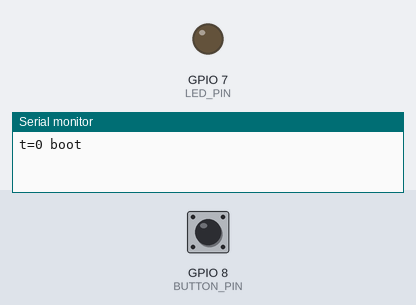
A sketch run on a simulated ESP32-S3. Parts: output pins drawn as LEDs (lit = HIGH), the last lines printed to the serial monitor. The test bench sets the inputs (shaded band); at power-on: GPIO 8 (BUTTON_PIN) HIGH.

Above: at 1.2 s.
1.3 s: GPIO 8 (BUTTON_PIN) pulled LOW for 0.15 s
At 2.1 s:
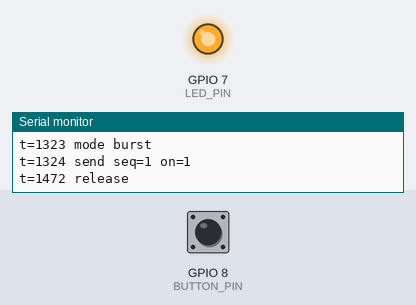
8.3 s: GPIO 8 (BUTTON_PIN) pulsed LOW 5 times (0.12 s each, 0.3 s apart)
At 10.4 s:
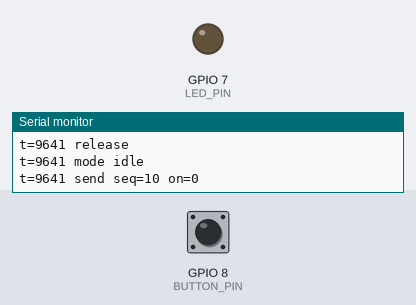
Timing chart, 0 to 11.9 s (numbered marks = the images above; inputs shaded):
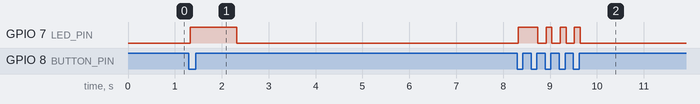

Measured:
- after the input at 1.3 s, GPIO 7 (LED_PIN): LOW → HIGH at once, → LOW 1.0 s later
- after the input at 8.3 s, GPIO 7 (LED_PIN): LOW → HIGH at once, then repeats every 0.30 s: LOW 0.18 s, HIGH 0.12 s, until it stays LOW from 9.6 s

The sketch:

trigger_esp32.ino
```cpp
// ESP32-S3 button that tells the vibrators what to do. Press GPIO8 (to GND) for a 1 s burst. Double tap
// and keep the button pressed for a continuous vibrate, until it is released. The LED on GPIO7 is on while
// the vibrators should run. The messages are the ones the vibrator sketches read, see ../vibrator/vibrator.ino.
//
// USB serial (115200) takes one command per line and logs every event with its time in ms since boot:
//   mac?            the MAC, for deploy.py
//   press <ms>      a press of the button, for tests (1-5000 ms)
//   mute <0|1>      1: send nothing, as if the button were dead
//   status          the mode and the sequence number
// The log never blocks: if the host does not read it, lines are dropped.

#include <WiFi.h>
#include <esp_now.h>
#include <esp_wifi.h>

const uint8_t BUTTON_PIN = 8;         // pressed = LOW
const uint8_t LED_PIN = 7;
const uint8_t WIFI_CHANNEL = 1;       // the vibrators listen on this channel
const uint32_t MAGIC = 0x48414C4C;    // "HALL"
const uint8_t BROADCAST[6] = {0xFF, 0xFF, 0xFF, 0xFF, 0xFF, 0xFF};
const uint32_t BURST_MS = 1000;       // one press
const uint32_t DOUBLE_TAP_MS = 350;   // a press this soon after a release is a double tap
const uint32_t DEBOUNCE_MS = 20;
const uint32_t HEARTBEAT_MS = 100;    // "on" is repeated while the vibrators should run

// Keep identical in the receivers.
struct VibeCommand {
  uint32_t magic;
  uint8_t vibrate;                    // 1: on, 0: off
  uint8_t reserved;
  uint16_t seq;                       // counts the changes of state, so the logs can be matched
};

enum Mode { IDLE, BURST, HOLD };
Mode mode = IDLE;
bool pressed = false;                 // debounced
bool rawPressed = false;
uint32_t rawChanged = 0;
bool released = false;                // true once the button has been released after boot
uint32_t lastRelease = 0;
uint32_t burstEnd = 0;
uint32_t lastSend = 0;
uint32_t virtualUntil = 0;            // end of a press from the "press" command
bool muted = false;
uint16_t seq = 0;
bool sentOn = false;                  // what the last change sent
String line;

// Logs one line, prefixed with the time. Dropped, never waited for, if the host is not reading.
void say(const String &text) {
  String out = "t=" + String(millis()) + " " + text;
  if (Serial.availableForWrite() < (int)out.length() + 2) return;
  Serial.println(out);
}

const char *modeName() {
  return mode == IDLE ? "idle" : mode == BURST ? "burst" : "hold";
}

void setMode(Mode m) {
  mode = m;
  digitalWrite(LED_PIN, m != IDLE);
  say(String("mode ") + modeName());
}

void send(bool on) {
  if (on != sentOn) {                 // a change of state gets a new sequence number
    seq++;
    sentOn = on;
    if (muted) {
      say(String("muted send seq=") + seq + " on=" + (on ? 1 : 0));
    } else {
      say(String("send seq=") + seq + " on=" + (on ? 1 : 0));
    }
  }
  if (muted) return;

  VibeCommand cmd = {MAGIC, on ? (uint8_t)1 : (uint8_t)0, 0, seq};
  // A broadcast gets no acknowledgement, so an "off" is sent three times. The vibrator ignores the repeats.
  int copies = on ? 1 : 3;
  for (int i = 0; i < copies; i++) {
    if (esp_now_send(BROADCAST, (uint8_t *)&cmd, sizeof(cmd)) != ESP_OK) {
      say("send failed");
      break;
    }
    if (i + 1 < copies) delay(5);
  }
}

void handleLine(String cmd) {
  cmd.trim();
  if (cmd == "mac?") {
    say("mac " + WiFi.macAddress());
  } else if (cmd.startsWith("press ")) {
    long ms = constrain(cmd.substring(6).toInt(), 1, 5000);
    virtualUntil = millis() + ms;
    say("cmd press " + String(ms));
  } else if (cmd.startsWith("mute ")) {
    muted = cmd.substring(5).toInt() != 0;
    say(String("mute ") + (muted ? "on" : "off"));
  } else if (cmd == "status") {
    say(String("status mode=") + modeName() + " seq=" + seq + " muted=" + (muted ? 1 : 0));
  } else {
    say("err unknown " + cmd);
  }
}

// Reads the commands without waiting for them.
void serviceSerial() {
  while (Serial.available()) {
    char c = Serial.read();
    if (c == '\n') {
      handleLine(line);
      line = "";
    } else if (c != '\r' && line.length() < 64) {
      line += c;
    }
  }
}

void readButton(uint32_t now) {
  bool raw = digitalRead(BUTTON_PIN) == LOW || now < virtualUntil;
  if (raw != rawPressed) {
    rawPressed = raw;
    rawChanged = now;
  }
  if (now - rawChanged < DEBOUNCE_MS || raw == pressed) return;
  pressed = raw;

  if (pressed) {
    say("press");
    if (released && now - lastRelease < DOUBLE_TAP_MS) {
      setMode(HOLD);
    } else {
      setMode(BURST);
      burstEnd = now + BURST_MS;
    }
    lastSend = 0;                     // send right away
  } else {
    say("release");
    released = true;
    lastRelease = now;
    if (mode == HOLD) {
      setMode(IDLE);
      send(false);
    }
  }
}

void setup() {
  Serial.begin(115200);

  pinMode(BUTTON_PIN, INPUT_PULLUP);
  pinMode(LED_PIN, OUTPUT);
  digitalWrite(LED_PIN, LOW);

  WiFi.mode(WIFI_STA);
  WiFi.disconnect();
  esp_wifi_set_channel(WIFI_CHANNEL, WIFI_SECOND_CHAN_NONE);

  if (esp_now_init() != ESP_OK) {
    ESP.restart();
  }
  esp_now_peer_info_t peer = {};
  memcpy(peer.peer_addr, BROADCAST, sizeof(BROADCAST));
  peer.channel = WIFI_CHANNEL;
  peer.encrypt = false;
  esp_now_add_peer(&peer);
  say("boot");
}

void loop() {
  serviceSerial();

  uint32_t now = millis();
  readButton(now);

  if (mode == BURST && now >= burstEnd) {
    setMode(IDLE);
    send(false);
  }
  if (mode != IDLE && now - lastSend >= HEARTBEAT_MS) {
    lastSend = now;
    send(true);
  }
  delay(2);
}
```
